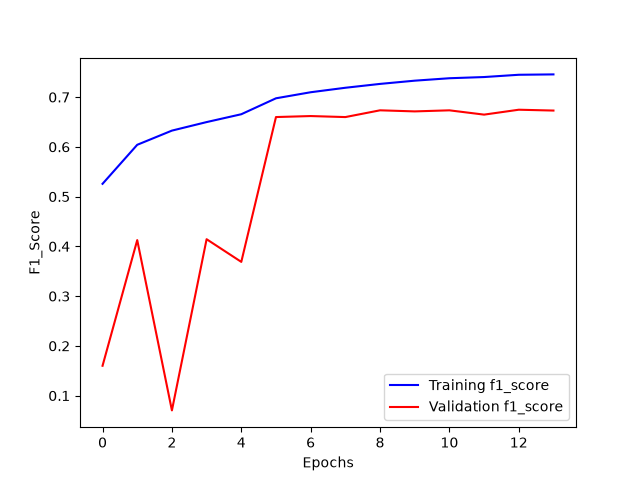

Write Python code to recreate this figure.
# %%
# Pour la manipulation de tableaux
import numpy as np

# Imports nécessaires pour construire un modèle CNN avec l'API fonctionnelle de Keras
from tensorflow.keras.layers import Input, Dense
from tensorflow.keras.models import Model,load_model
from tensorflow.keras.layers import Dropout 
from tensorflow.keras.layers import Flatten
from tensorflow.keras.layers import Conv2D 
from tensorflow.keras.layers import MaxPooling2D
from tensorflow.keras.layers import Rescaling
from tensorflow.keras.layers import BatchNormalization,GlobalAveragePooling2D
from tensorflow.keras.preprocessing import image_dataset_from_directory
from tensorflow.keras.regularizers import l2
from sklearn.metrics import f1_score, accuracy_score, classification_report
from sklearn.utils.class_weight import compute_class_weight

# Pour encoder les labels
from tensorflow.keras.utils import to_categorical 

# Pour évaluer les performances 
from sklearn import metrics

# Pour visualiser les performances
import matplotlib.pyplot as plt
from matplotlib import cm
import seaborn as sns
import keras



# %%
import tensorflow as tf
tf.config.list_physical_devices('GPU')

# %%
train_ds = image_dataset_from_directory(
    directory="../../../COVID-19_Radiography_Dataset_split_3classes/train_augmented/",
    image_size=(299, 299),
    batch_size = 32,
    labels="inferred",
    shuffle=True,
    seed=42,
    color_mode='grayscale'
    
)

# %%
train_ds_not_augmented = image_dataset_from_directory(
    directory="../../../COVID-19_Radiography_Dataset_split_3classes/train/",
    image_size=(299, 299),
    batch_size = 32,
    labels="inferred",
    shuffle=True,
    seed = 42,
    color_mode='grayscale'
    
)


# %%
val_ds = image_dataset_from_directory(
    directory="../../../COVID-19_Radiography_Dataset_split_3classes/validation/",
    image_size=(299, 299),
    batch_size = 32,
    labels="inferred",
    seed = 42,
    shuffle=True,
    color_mode='grayscale'
)



# %%
test_ds = image_dataset_from_directory(
    directory="../../../COVID-19_Radiography_Dataset_split_3classes/test/",
    image_size=(299, 299),
    batch_size = 32,
    labels="inferred",
    seed = 42,
    shuffle=True,
    color_mode='grayscale'
)

# à calculer sur les labels du train 
y_train_not_augmented = np.concatenate([labels for images, labels in train_ds_not_augmented], axis=0)
class_weights = compute_class_weight('balanced', classes=np.unique(y_train_not_augmented), y=y_train_not_augmented)
class_weight_dict = dict(enumerate(class_weights))


# %%
from tensorflow.keras.callbacks import Callback
from timeit import default_timer as timer

class TimingCallback(Callback):
    def __init__(self, logs={}):
        self.logs=[]
    def on_epoch_begin(self, epoch, logs={}):
        self.starttime = timer()
    def on_epoch_end(self, epoch, logs={}):
        self.logs.append(timer()-self.starttime)

@keras.saving.register_keras_serializable()
class SparseF1Score(tf.keras.metrics.F1Score):
    """F1Score de Keras adaptée aux labels sparses (entiers) plutôt que one-hot."""
    def __init__(self, num_classes, **kwargs):
        super().__init__(**kwargs)
        self.num_classes_ = num_classes

    def update_state(self, y_true, y_pred, sample_weight=None):
        y_true = tf.one_hot(tf.cast(tf.reshape(y_true, [-1]), tf.int32), depth=self.num_classes_)
        return super().update_state(y_true, y_pred, sample_weight)
    

# %%
from tensorflow.keras.callbacks import ReduceLROnPlateau, EarlyStopping

early_stopping = EarlyStopping(
    patience=5,
    min_delta=0.01,
    verbose=1,
    mode='max',
    monitor='val_f1_score')

reduce_learning_rate = ReduceLROnPlateau(
                                    monitor="val_f1_score",
                                    patience=3, # si val_f1_score stagne sur 3 epochs consécutives selon la valeur min_delta
                                    min_delta=0.01,
                                    factor=0.1,  # On réduit le learning rate d'un facteur 0.1
                                    cooldown=4,  # On attend 4 epochs avant de réitérer 
                                    mode='max',
                                    verbose=1)

time_callback = TimingCallback()

# %%
# Instanciation des couches
inputs = Input(shape=(299, 299, 1), name="Input")

normalization_layer=Rescaling(1./255)

#layer 1 à 3
layer1 = Conv2D(
    filters=32,
    kernel_size=(3, 3),
    padding='same',
    activation='relu',
    name='conv_layer1',
    #kernel_regularizer=l2(1e-4)
)

layer2=BatchNormalization(name="BatchNormalization1")

layer3 = MaxPooling2D(
    pool_size=(2, 2),
    name='max_pooling_layer1'
)
#layer 4 à 6
layer4 = Conv2D(
    filters=64,
    kernel_size=(3, 3),
    padding='same',
    activation='relu',
    name='conv_layer2',
    #kernel_regularizer=l2(1e-4)
)

layer5=BatchNormalization(name="BatchNormalization2")

layer6 = MaxPooling2D(
    pool_size=(2, 2),
    name='max_pooling_layer2'
)

#layer 7 à 9
layer7 = Conv2D(
    filters=128,
    kernel_size=(3, 3),
    padding='same',
    activation='relu',
    name='conv_layer3',
    #kernel_regularizer=l2(1e-4)
)

layer8=BatchNormalization(name="BatchNormalization3")

layer9 = MaxPooling2D(
    pool_size=(2, 2),
    name='max_pooling_layer3'
)

#layer 10 à 12
layer10 = Conv2D(
    filters=256,
    kernel_size=(3, 3),
    padding='same',
    activation='relu',
    name='conv_layer4',
    #kernel_regularizer=l2(1e-4)
)

layer11=BatchNormalization(name="BatchNormalization4")

layer12 = MaxPooling2D(
    pool_size=(2, 2),
    name='max_pooling_layer4'
)


#layer 13 à 15
layer13 = Conv2D(
    filters=512,
    kernel_size=(3, 3),
    padding='same',
    activation='relu',
    name='conv_layer5',
    #kernel_regularizer=l2(1e-4)
)

layer14=BatchNormalization(name="BatchNormalization5")

layer15 = MaxPooling2D(
    pool_size=(2, 2),
    name='max_pooling_layer5'
)

#layer 16 à 18
layer16 = Conv2D(
    filters=1024,
    kernel_size=(3, 3),
    padding='same',
    activation='relu',
    name='conv_layer6',
    #kernel_regularizer=l2(1e-4)
)

layer17=BatchNormalization(name="BatchNormalization6")

layer18 = MaxPooling2D(
    pool_size=(2, 2),
    name='max_pooling_layer6'
)

#layer 19 à 22
layer19 = GlobalAveragePooling2D()
layer20 = Dropout(rate=0.3)

#layer21 = Flatten()

layer21 = Dense(
    units=128,
    activation='relu',
    name='dense_hidden_layer'
    
)

layer22 = Dropout(rate=0.3)

output_layer = Dense(
    units=4,
    activation='softmax',
    name='output_layer'
)


# %%
# Utilisation des couches
x= normalization_layer(inputs)
x = layer1(x)
x = layer2(x)
x = layer3(x)
x = layer4(x)
x = layer5(x)
x = layer6(x)
x = layer7(x)
x = layer8(x)
x = layer9(x)
x = layer10(x)
x = layer11(x)
x = layer12(x)
x = layer13(x)
x = layer14(x)
x = layer15(x)
x = layer16(x)
x = layer17(x)
x = layer18(x)
x = layer19(x)
x = layer20(x)
x = layer21(x)
x = layer22(x)



# Création du modèle
outputs = output_layer(x)
model = Model(inputs=inputs, outputs=outputs)

# %%

import keras
model.compile(loss='sparse_categorical_crossentropy', # fonction de perte
              optimizer='adam',                # algorithme d'optimisation
              metrics=[SparseF1Score(num_classes=4, average='macro', name='f1_score')])            # métrique d'évaluation

model_history = model.fit(train_ds,
                          validation_data=val_ds,
                          epochs=50,
                          callbacks = [reduce_learning_rate,
                                       early_stopping,
                                       time_callback],
#                          class_weight=class_weight_dict,  # <-- ajouté             
                          shuffle=False) 

model.save('cnn_1024_3classes.keras')




# %%
# Labels des axes
plt.xlabel('Epochs')
plt.ylabel('F1_Score')

# Courbe de la précision sur l'échantillon d'entrainement
plt.plot(
         model_history.history['f1_score'],
         label='Training f1_score',
         color='blue')

# Courbe de la précision sur l'échantillon de test
plt.plot(
         model_history.history['val_f1_score'], 
         label='Validation f1_score',
         color='red')

# Affichage de la légende
plt.legend()



# Sauvegarde
plt.savefig('cnn_1024_3classes.png')
np.save('cnn_1024_3classes.npy',model_history.history)

# Affichage de la figure
plt.show()
